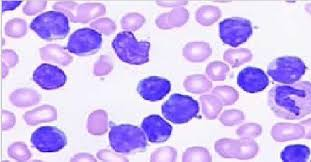
#> input picture everythingElse/burple.jpg, 311 x 162 px
$ python leuk.py
#> lines starting #> are read from the running program, lines starting #| are printed output that depends on the picture; after the words box and inside, x2 and y2 are one past the last pixel; in counts of white or black regions, pixels touching at a corner belong together
# -*- coding: utf-8 -*-
"""
Created on Tue Oct 11 12:01:26 2022

@author: etuba
"""


import numpy as np
# from scipy import fftpack
from PIL import Image


def erosion(red,maskSize):
    resImg = np.ones(red.shape)*255
    for i in range(red.shape[0]-maskSize):
        for j in range(red.shape[1]-maskSize):
            black = False
            for k in range(i,i+maskSize):
                for l in range(j,j+maskSize):
                    if red[k,l] == 0:
                        black = True
            if black:
                for k in range(i,i+maskSize):
                    for l in range(j,j+maskSize):
                        resImg[k,l] = 0
    return resImg

def diletation(red,maskSize):
    resImg = np.zeros(red.shape)
    for i in range(red.shape[0]-maskSize):
        for j in range(red.shape[1]-maskSize):
            white = False
            for k in range(i,i+maskSize):
                for l in range(j,j+maskSize):
                    if red[k,l] == 255:
                        white = True
            if white:
                for k in range(i,i+maskSize):
                    for l in range(j,j+maskSize):
                        resImg[k,l] = 255
    return resImg

def binarization(red,thresholdValue):
    resImg = np.zeros(red.shape,dtype=int)
    for i in range(red.shape[0]):
        for j in range(red.shape[1]):
            if red[i,j] <= thresholdValue:
                resImg[i,j] = 255
            else:
                resImg[i,j] = 0
    return resImg

def opening(red,maskSize):
    resImg = np.zeros(red.shape,dtype=int)
    resImg = erosion(red, maskSize)
    resImg = diletation(resImg, maskSize)
    return resImg

img = Image.open('burple.jpg')
#> img is the input picture: PIL image 311x162 RGB; mean R, G, B 209, 189.6, 242.2

# create an image for the resulting image
pix = np.array(img)
# use only one channel
red = pix[:,:,0].astype(float)
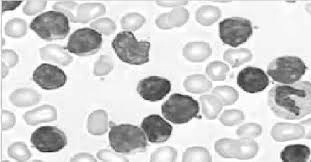
#> red: shape (162, 311) float64; min 30, max 255, mean 209
green = pix[:,:,1].astype(float)
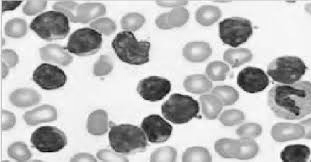
#> green: shape (162, 311) float64; min 4, max 255, mean 189.6
blue = pix[:,:,2].astype(float)
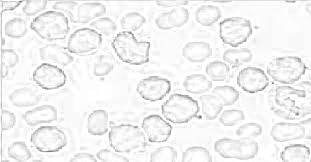
#> blue: shape (162, 311) float64; min 112, max 255, mean 242.2
imsize = red.shape
#> imsize = (162, 311)

binary = binarization(red, 220)
#> after the loop in binarization, `for i in range(red.shape[0]):`:
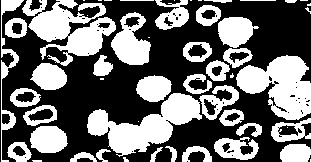
#> resImg: shape (162, 311) int64; 42.4% white; 54 white regions (18 under 20 px), largest, box (x1, y1, x2, y2) and area: (87, 93, 202, 157) 3191, (22, 0, 116, 66) 3071, (236, 55, 311, 120) 2943

cleanImg = opening(binary,5)
#> after the loop in erosion, `for i in range(red.shape[0]-maskSize):`:
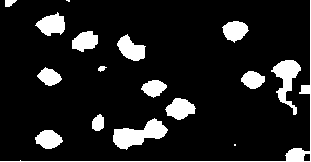
#> resImg: shape (162, 311) float64; 12% white; 17 white regions (2 under 20 px), largest, box (x1, y1, x2, y2) and area: (113, 118, 168, 150) 878, (0, 0, 311, 162) 790, (271, 60, 301, 115) 690
#> after the loop in diletation, `for i in range(red.shape[0]-maskSize):`:
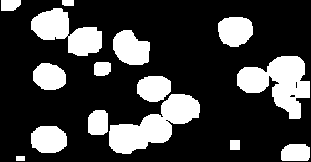
#> resImg: shape (162, 311) float64; 24.8% white; 15 white regions, largest, box (x1, y1, x2, y2) and area: (109, 94, 200, 154) 2588, (237, 56, 310, 119) 2505, (31, 8, 102, 56) 1798
for i in range(imsize[0]):
    for j in range(imsize[1]):
        if binary[i,j] == 255:
            cleanImg[i,j] = 255
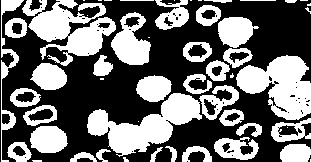
#> cleanImg: shape (162, 311) float64; 42.4% white; 54 white regions (18 under 20 px), largest, box (x1, y1, x2, y2) and area: (87, 93, 202, 157) 3191, (22, 0, 116, 66) 3071, (236, 55, 311, 120) 2943


# Image.fromarray(binary).show()
Image.fromarray(cleanImg).show()


# [8 lines of commented-out code are left out]
